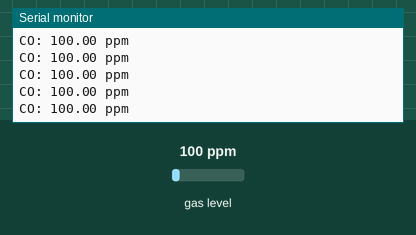
Simulated run of this sketch. Board: Arduino Uno, built with avr-gcc and run on an emulated ATmega328P. On the bench: the last lines printed to the serial monitor. The test bench sets the inputs (shaded band); at power-on: gas level 100 ppm. WiFi joins after 1.5 s; servers stay silent unless stated.

Above: at 3.0 s.
3.1 s: gas level set to 20 ppm
At 3.7 s:
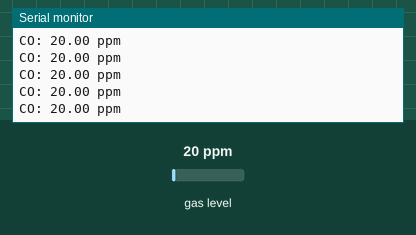
6.1 s: gas level set to 250 ppm
At 7.2 s:
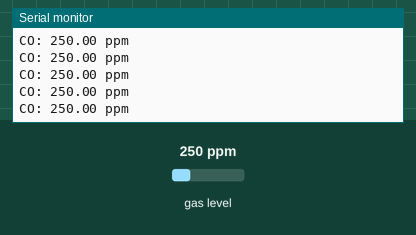
12.1 s: gas level set to 20 ppm
At 13.1 s:
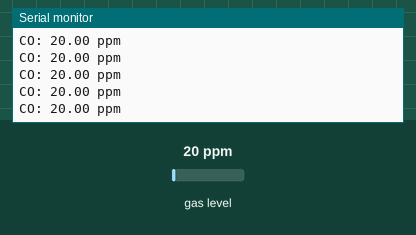
15.1 s: gas level set to 500 ppm
At 16.0 s:
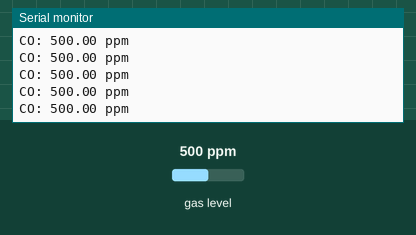
Timing chart, 0 to 18.1 s (numbered marks = the images above; inputs shaded):
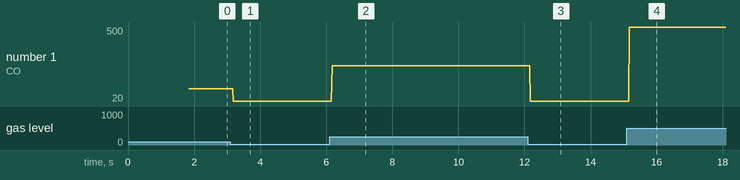

The sketch:

MQ6_Blynkq.ino
```cpp
#define BLYNK_PRINT Serial
#include <BlynkSimpleSerialBLE.h>

#include <SoftwareSerial.h>
SoftwareSerial SwSerial(10, 11); // RX, TX

#include <MQUnifiedsensor.h>

#include <SoftwareSerial.h>

#define pin A0 //MQ6
#define type 6 //MQ6

char auth[] = "2KIZLM2SbzlKLzlOJg_PlhJkzcXMwqak";
BlynkTimer timer;
float CO;

SoftwareSerial SerialBLE(10, 11); // RX, TX

MQUnifiedsensor MQ6(pin, type);

void checkGaz()
{
  Blynk.virtualWrite(V1, millis() / 1000);
}

void setup()
{

  Serial.begin(9600);

  MQ6.inicializar();

  SerialBLE.begin(9600);
  Blynk.begin(SerialBLE, auth);

  Serial.println("Waiting for connections...");
}

void loop()
{
  Blynk.run();
  timer.run();

  MQ6.update();
  CO =  MQ6.readSensor("CO");
  Serial.print("CO: "); Serial.print(CO, 2); Serial.println(" ppm");

  if (CO > 850) {
    int z = 1;
    Blynk.virtualWrite(V0, z);
  }
}
```

Measured:
- after the input at 3.1 s, the serial monitor: prints a new line after 0.08 s (image 1)
- after the input at 6.1 s, the serial monitor: prints a new line after 0.07 s (image 2)
- after the input at 12.1 s, the serial monitor: prints a new line after 0.08 s (image 3)
- after the input at 15.1 s, the serial monitor: prints a new line after 0.08 s (image 4)
- plotted number 1: 100 → 20 after the input at 3.1 s, 20 → 250 after the input at 6.1 s, 250 → 20 after the input at 12.1 s, 20 → 500 after the input at 15.1 s
